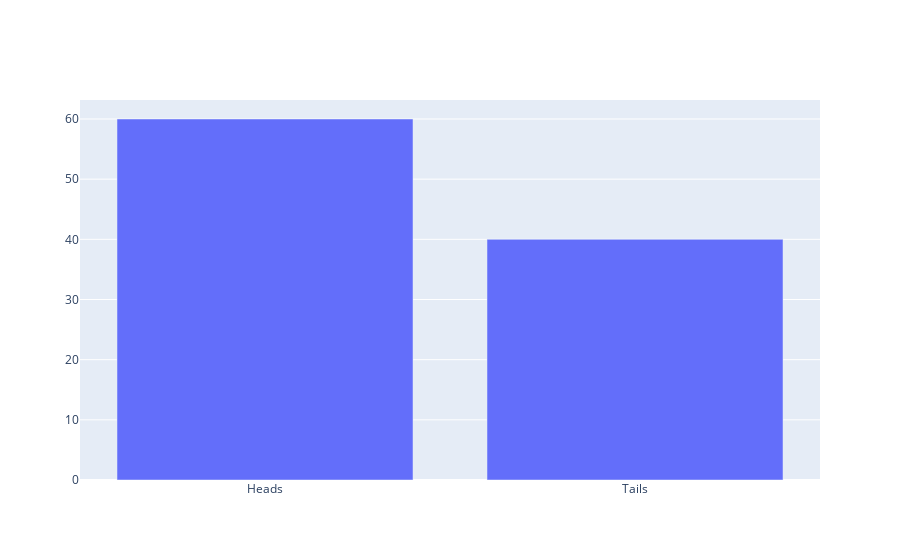

Notebook code cell kept with this figure:
### Code cell
results = toss_coin()
print(results.value_counts())
fig = pg.Figure([pg.Bar(x=results.value_counts().keys(),
                        y=results.value_counts().values)])
fig.show()

### Figure 1 — Plotly figure (JSON) as saved in the notebook; plotly's stock layout.template omitted (floating-point values rounded to 4 significant figures)
{"data": [{"type": "bar", "x": ["Heads", "Tails"], "y": [60, 40]}], "layout": {}}
